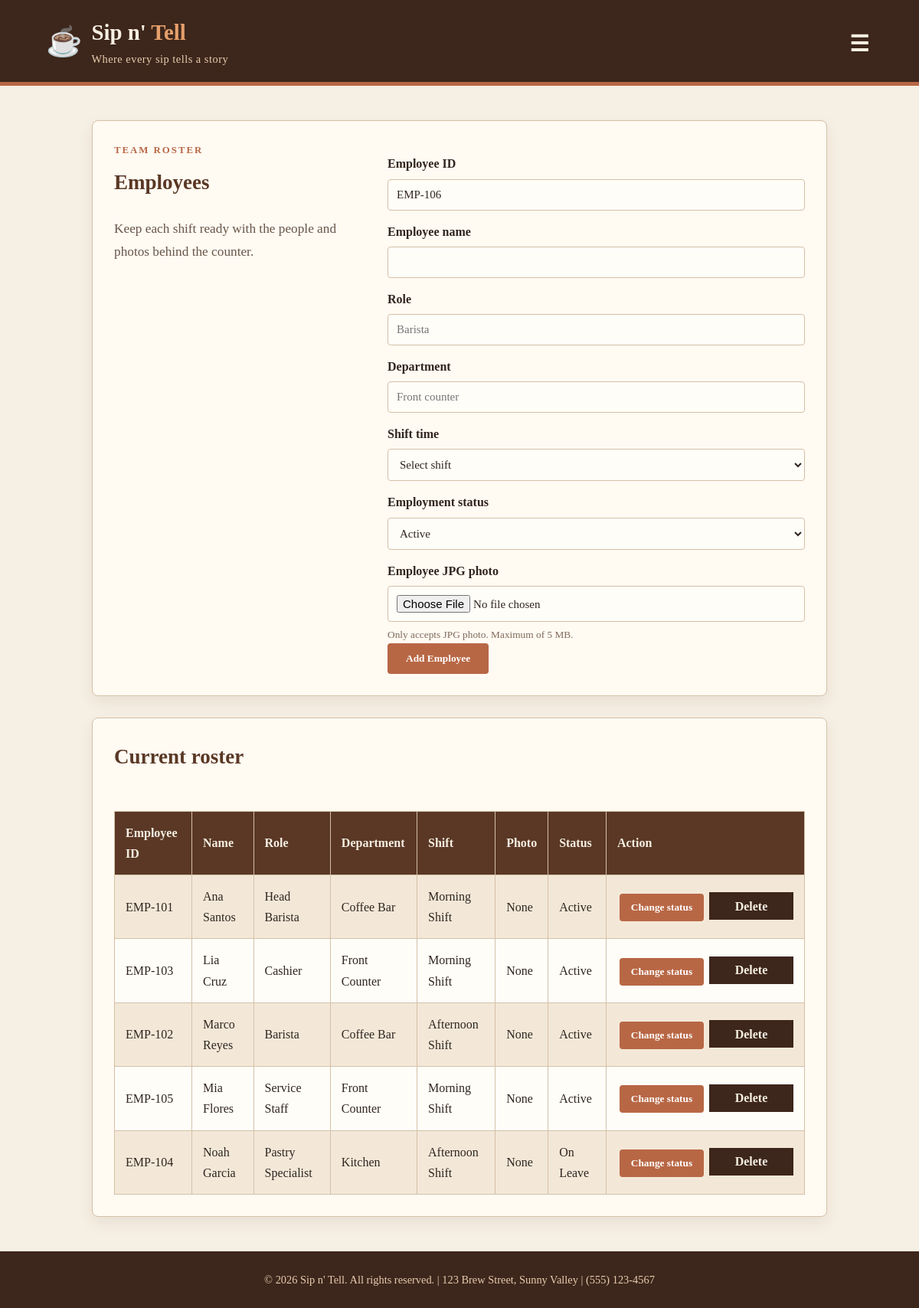
Page /employees.php on the committed database.
### tables this page shows
CREATE TABLE IF NOT EXISTS `employees` (
	`employee_id` VARCHAR(30) NOT NULL,
	`full_name` VARCHAR(120) NOT NULL,
	`role` VARCHAR(80) NOT NULL,
	`department` VARCHAR(80) NOT NULL,
	`shift` VARCHAR(50) NOT NULL,
	`file_name` VARCHAR(255) DEFAULT NULL,
	`status` ENUM('Active', 'On Leave') NOT NULL DEFAULT 'Active',
	`created_at` TIMESTAMP NOT NULL DEFAULT CURRENT_TIMESTAMP,
	PRIMARY KEY (`employee_id`)
);

### app/controllers/EmployeeController.php (called while the page is built, shortened)
<?php
require_once __DIR__ . '/../models/EmployeeModel.php';
class EmployeeController
{
    public function index(): void
    {
        $model = new EmployeeModel();
        $deleteConfirmationId = isset($_GET['deleteid']) ? (string) $_GET['deleteid'] : null;
        $employees = $model->all();
        $newEmployeeId = $model->nextId();
        require __DIR__ . '/../views/employees.php';
    }
}

### employees.php (called while the page is built)
<?php
require_once __DIR__ . '/app/controllers/EmployeeController.php';
(new EmployeeController())->index();

### includes/db_model.php (called while the page is built, shortened)
<?php
$connection = mysqli_connect(DB_SERVER, DB_USER, DB_PASS);
$dbCreateQuery = "CREATE DATABASE IF NOT EXISTS `" . DB_NAME . "` CHARACTER SET utf8mb4 COLLATE utf8mb4_unicode_ci";
mysqli_query($connection, $dbCreateQuery);
mysqli_select_db($connection, DB_NAME);
mysqli_set_charset($connection, 'utf8mb4');
function db_query($sql)
{
    global $connection;
    $result = mysqli_query($connection, $sql);
    return $result;
}
function db_rows($result)
{
    $rows = mysqli_fetch_all($result, MYSQLI_ASSOC);
    return $rows;
}

### app/models/EmployeeModel.php (called while the page is built, shortened)
<?php
class EmployeeModel
{
    public function all()
    {
        return db_rows(db_query('SELECT employee_id, full_name, role, department, shift, file_name, status FROM employees ORDER BY full_name'));
    }
    public function nextId()
    {
        $result = db_query("SELECT employee_id FROM employees WHERE employee_id LIKE 'EMP-%' ORDER BY employee_id DESC LIMIT 1");
        $lastRow = $result ? mysqli_fetch_assoc($result) : null;
        $lastId = (string) ($lastRow['employee_id'] ?? 'EMP-000');
        $number = (int) preg_replace('/[^0-9]/', '', $lastId);
        return 'EMP-' . str_pad((string) ($number + 1), 3, '0', STR_PAD_LEFT);
    }
}

### app/views/view_helpers.php (called while the page is built)
<?php
function e($value)
{
    return htmlspecialchars((string) $value, ENT_QUOTES, 'UTF-8');
}

### app/views/employees.php (the view, shortened to what this page needs)
<?php require __DIR__ . '/view_helpers.php'; require __DIR__ . '/../../includes/header.php'; ?>
<?php if ($deleteConfirmationId !== null): ?>
    <section class="content-stack">
        <article class="content-card delete-confirmation">
            <p class="eyebrow">Confirm deletion</p><h2>Delete employee?</h2>
            <p>Do you really want to delete this record with ID of <strong><?php echo e($deleteConfirmationId); ?></strong>?</p>
            <div class="delete-confirmation-actions">
                <a class="action-button action-delete" href="employees.php?yesdelete=<?php echo rawurlencode($deleteConfirmationId); ?>">Yes</a>
                <a class="action-button action-cancel" href="employees.php">No</a>
            </div>
        </article>
    </section>
<?php else: ?>
<section class="content-stack">
    <article class="content-card employee-layout">
        <div><p class="eyebrow">Team roster</p><h2>Employees</h2><p class="section-copy">Keep each shift ready with the people and photos behind the counter.</p></div>
        <form method="post" enctype="multipart/form-data" class="employee-form">
            <label for="employee_id">Employee ID</label><input id="employee_id" name="employee_id" type="text" value="<?php echo e($newEmployeeId); ?>" required>
            <label for="full_name">Employee name</label><input id="full_name" name="full_name" type="text" required>
            <label for="role">Role</label><input id="role" name="role" type="text" placeholder="Barista" required>
            <label for="department">Department</label><input id="department" name="department" type="text" placeholder="Front counter" required>
            <label for="shift">Shift time</label>
            <select id="shift" name="shift" required><option value="">Select shift</option><option>Morning Shift</option><option>Afternoon Shift</option></select>
            <label for="status">Employment status</label>
            <select id="status" name="status" required><option>Active</option><option>On Leave</option></select>
            <label for="employee_file">Employee JPG photo</label><input id="employee_file" name="employee_file" type="file" accept="image/jpeg,.jpg,.jpeg">
            <small>Only accepts JPG photo. Maximum of 5 MB.</small><button type="submit">Add Employee</button>
        </form>
    </article>
    <article class="content-card">
        <h2>Current roster</h2>
        <?php if (empty($employees)): ?><p>No employees added yet.</p><?php else: ?>
        <div class="table-wrap"><table><tr><th>Employee ID</th><th>Name</th><th>Role</th><th>Department</th><th>Shift</th><th>Photo</th><th>Status</th><th>Action</th></tr>
        <?php foreach ($employees as $employee): ?><tr>
            <td><?php echo e($employee['employee_id']); ?></td><td><?php echo e($employee['full_name']); ?></td>
            <td><?php echo e($employee['role']); ?></td><td><?php echo e($employee['department']); ?></td><td><?php echo e($employee['shift']); ?></td>
            <td><?php if (!empty($employee['file_name'])): ?><a href="images/<?php echo rawurlencode($employee['file_name']); ?>" target="_blank" rel="noopener"><img class="record-image" src="images/<?php echo rawurlencode($employee['file_name']); ?>" alt="Photo of <?php echo e($employee['full_name']); ?>"></a><?php else: ?>None<?php endif; ?></td>
            <td><?php echo e($employee['status']); ?></td><td class="employee-actions action-cell">
                <form method="post" class="status-form action-form"><button type="submit" class="action-button action-status">Change status</button></form>
                <a class="btn-delete action-button action-delete" href="employees.php?deleteid=<?php echo rawurlencode($employee['employee_id']); ?>">Delete</a>
            </td>
        </tr><?php endforeach; ?></table></div>
        <?php endif; ?>
    </article>
</section>
<?php endif; ?>
<?php require __DIR__ . '/../../includes/footer.php'; ?>

### includes/header.php (shortened to what this page needs)
<!DOCTYPE html>
<html lang="en">
<head>
    <link rel="stylesheet" href="assets/css/style.css?v=3">
</head>
<body>
<header class="site-header">
    <div class="brand">
        <div class="brand-mark" aria-hidden="true">&#9749;</div>
        <div>
            <h1>Sip n' <span>Tell</span></h1>
            <span class="brand-tagline">Where every sip tells a story</span>
        </div>
    </div>
    <div class="header-actions">
        <label for="sidebar-toggle" class="sidebar-open-btn" aria-label="Open navigation">&#9776;</label>
    </div>
</header>
<div class="stripe-bar"></div>
<main class="page-content">

### includes/footer.php
    </main>
    <footer class="footer">
        <p>&copy; 2026 Sip n' Tell. All rights reserved. | 123 Brew Street, Sunny Valley | (555) 123-4567</p>
    </footer>
</body>
</html>

### rows in the picture
employees: employee_id "EMP-106", employee_id "EMP-105", full_name "Mia Flores", role "Service Staff", department "Front Counter", shift "Morning Shift", shows "None", status "Active"
employees: employee_id "EMP-101", full_name "Ana Santos", role "Head Barista", department "Coffee Bar", shift "Morning Shift", shows "None", status "Active"
employees: employee_id "EMP-103", full_name "Lia Cruz", role "Cashier", department "Front Counter", shift "Morning Shift", shows "None", status "Active"
employees: employee_id "EMP-102", full_name "Marco Reyes", role "Barista", department "Coffee Bar", shift "Afternoon Shift", shows "None", status "Active"
employees: employee_id "EMP-104", full_name "Noah Garcia", role "Pastry Specialist", department "Kitchen", shift "Afternoon Shift", shows "None", status "On Leave"
